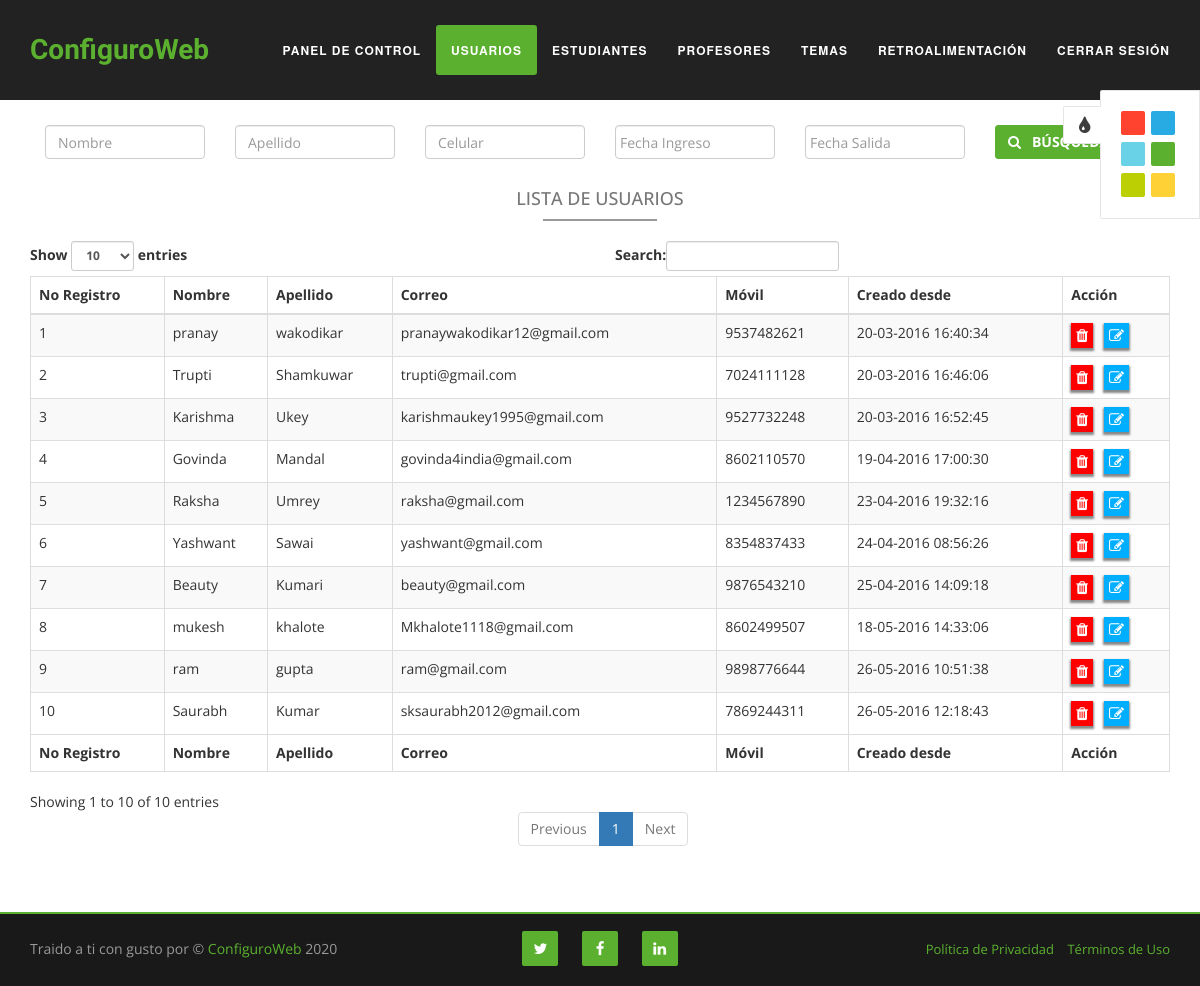
Screenshot of /userlist.php (signed in) with the database file from the repository.
### tables this page shows
CREATE TABLE `users` (
  `id` int(11) NOT NULL,
  `fname` varchar(100) NOT NULL,
  `lname` varchar(100) NOT NULL,
  `mobile` varchar(14) NOT NULL,
  `address` text NOT NULL,
  `gender` varchar(10) NOT NULL,
  `email` varchar(100) NOT NULL,
  `dob` datetime NOT NULL,
  `password` varchar(200) NOT NULL,
  `question` varchar(200) NOT NULL,
  `answer` varchar(200) NOT NULL,
  `role` varchar(50) NOT NULL,
  `imgurl` varchar(200) NOT NULL,
  `status` int(11) NOT NULL,
  `created` datetime NOT NULL,
  `modified` datetime NOT NULL
);

### classes/Connection.php (called while the page is built, shortened)
<?php
class Connection {
        private $host = "localhost";
        private $user = "root";
        private $password = "";
        private $database = "template";
        public function getConnection(){
            $conn = new mysqli($this->host, $this->user, $this->password, $this->database);
            return $conn;
        }
        public function allSelect($query){
            $conn = $this->getConnection();
            $result = $conn->query($query);
            return $result;
        }
}

### classes/Users.php (called while the page is built, shortened)
<?php
include_once 'Connection.php';
class Users{
    public function selectAllUser(){
        $connection = new Connection();
        $query = "SELECT * FROM users ";
        $result = $connection->allSelect($query);
        return $result;
    }
}

### userlist.php (the view, shortened to what this page needs)
<?php
    include_once "classes/Users.php";
    $user = new Users();
    if(isset($_POST['fname'])){
        $user->setFname($_POST['fname']);
        $user->setLname($_POST['lname']);
        $user->setMobile($_POST['mobile']);
        $start = $_POST['start'];
        $end = $_POST['end'];
        $result = $user->selectUserByDate($start,$end);
    }else{
        $result = $user->selectAllUser();
    }
include  "header.php";
?>
<link rel="stylesheet" href="css/header.css" >
        <section id="feature" class="feature-section first-section">
            <div class="container">
                <div class="row" style="margin-top: 10px">
                    <div class="col-md-12">
                        <form method="post">
                            <div class='col-md-2'>
                                <input type='text' class="form-control" placeholder="Nombre" name="fname">
                            </div>
                            <div class='col-md-2'>
                                <input type='text' class="form-control" placeholder="Apellido" name="lname">
                            </div>
                            <div class='col-md-2'>
                                <input type='text' class="form-control" placeholder="Celular" name="mobile">
                            </div>
                            <div class='col-md-2'>
                                <input type='text' class="form-control date datepicker" placeholder="Fecha Ingreso" name="start" data-provide="datepicker" data-date-format="dd-mm-yyyy">
                            </div>
                            <div class='col-md-2'>
                                <input type='text' class="form-control date datepicker" placeholder="Fecha Salida" name="end" data-provide="datepicker" data-date-format="dd-mm-yyyy">
                            </div>
                            <div class='col-md-2'>
                                <button type="submit" name="search" class="btn btn-primary"><strong><span class="fa fa-search"></span> &nbsp;&nbsp;Búsqueda</strong></button>
                            </div>
                        </form>
                    </div>
                </div>
                <div class="row">
                    <div class="col-md-12">
                        <div class="welcome-section">
                                <h4 class="text-center"> Lista de Usuarios </h4>
                                <div class="border"></div>
                                <br/>
                                <table id="example" class="table table-striped table-bordered" cellspacing="0" width="100%">
                                    <thead>
                                        <tr>
                                            <th>No Registro</th>
                                            <th>Nombre</th>
                                            <th>Apellido</th>
                                            <th>Correo</th>
                                            <th>Móvil</th>
                                            <th>Creado desde</th>
                                            <th>Acción </th>
                                        </tr>
                                    </thead>
                                    <tfoot>
                                        <tr>
                                            <th>No Registro</th>
                                            <th>Nombre</th>
                                            <th>Apellido</th>
                                            <th>Correo</th>
                                            <th>Móvil</th>
                                            <th>Creado desde</th>
                                            <th>Acción </th>
                                        </tr>
                                    </tfoot>
                                    <tbody>
                                        <?php if($result->num_rows > 0) {
                                                $count=1;
                                                while ($row = $result->fetch_assoc()) {
                                            ?>
                                        <tr>
                                            <td><?php echo $count; ?></td>
                                            <td><?php echo $row['fname']; ?></td>
                                            <td><?php echo $row['lname']; ?></td>
                                            <td><?php echo $row['email']; ?></td>
                                            <td><?php echo $row['mobile']; ?></td>
                                            <td><?php echo date('d-m-Y H:i:s',strtotime($row['created'])); ?></td>
                                            <td>
                                                <a href="deleteuser.php?id=<?php echo $row['id']; ?>" title="eliminar"><span class='fa fa-trash sp'></span></a>&nbsp;&nbsp;
                                                <a href="edituser.php?id=<?php echo $row['id']; ?>" title="editar"><span class='fa fa-edit sp'></span></a>&nbsp;&nbsp;
                                            </td>
                                        </tr>
                                        <?php
                                            $count++;
                                                }
                                        } ?>
                                    </tbody>
                                </table>
                        </div>
                    </div>
                    <div class="col-md-6 col-xs-12"></div>
                </div>
            </div>
        </section>
<?php include "footer.php"; ?>

### css/style.css (style rules this page uses)
body { overflow-x: hidden; font-family: 'Open Sans', sans-serif; }
a, a:hover, a:focus, a:active, a.active { outline: 0; }
h1, h2, h3, h4, h5, h6 { text-transform: uppercase; }
.btn-primary { text-transform: uppercase; font-weight: 300; color: #fff; -webkit-border-radius:3px; -moz-border-radius:3px; -o-border-radius:3px; border-radius:3px; -webkit-transition: all 0.3s; -moz-transition: all 0.3s; -o-transition: all 0.3s; transition: all 0.3s; }
.feature-section { padding-top: 100px; }
.welcome-section { padding-bottom: 40px; }
.border { border-top: 1px solid #999; border-bottom: 1px solid #999; margin: 0 45%; -webkit-transition: all 0.3s; -moz-transition: all 0.3s; -o-transition: all 0.3s; transition: all 0.3s; }
.welcome-section h4 { padding-top: 20px; color: #777; }

### css/color/green.css (style rules this page uses)
a { color: #5BB12F; }
.btn-primary { border-color: #5BB12F; background-color: #5BB12F; }

### css/color/light-red.css (style rules this page uses)
a { color: #FF432E; }
.btn-primary { border-color: #FF432E; background-color: #FF432E; }

### css/color/blue.css (style rules this page uses)
a { color: #28ABE3; }
.btn-primary { border-color: #28ABE3; background-color: #28ABE3; }

### css/color/light-blue.css (style rules this page uses)
a { color: #69D2E7; }
.btn-primary { border-color: #69D2E7; background-color: #69D2E7; }

### css/color/yellow.css (style rules this page uses)
a { color: #FED136; }
.btn-primary { border-color: #FED136; background-color: #FED136; }

### css/color/light-green.css (style rules this page uses)
a { color: #BCCF02; }
.btn-primary { border-color: #BCCF02; background-color: #BCCF02; }

### css/custom.css (style rules this page uses)
.fa.fa-trash.sp { background: red none repeat scroll 0 0; }
.sp { box-shadow: 0 2px 2px 1px #888; color: #fff; padding: 5px; font-size: 15px; }
.fa.fa-edit.sp { background: #00aeff; }

### css/datepicker.css (style rules this page uses)
.datepicker { padding: 4px; -webkit-border-radius: 4px; -moz-border-radius: 4px; border-radius: 4px; direction: ltr; }

### css/header.css (style rules this page uses)
.first-section { padding-top:115px; }

### rows the page displays
users: fname "pranay", lname "wakodikar", email "pranaywakodikar12@gmail.com", mobile "9537482621", created "20-03-2016 16:40:34"
users: fname "Trupti", lname "Shamkuwar", email "trupti@gmail.com", mobile "7024111128", created "20-03-2016 16:46:06"
users: fname "Karishma", lname "Ukey", email "karishmaukey1995@gmail.com", mobile "9527732248", created "20-03-2016 16:52:45"
users: fname "Govinda", lname "Mandal", email "govinda4india@gmail.com", mobile "8602110570", created "19-04-2016 17:00:30"
users: fname "Raksha", lname "Umrey", email "raksha@gmail.com", mobile "1234567890", created "23-04-2016 19:32:16"
users: fname "Yashwant", lname "Sawai", email "yashwant@gmail.com", mobile "8354837433", created "24-04-2016 08:56:26"
users: fname "Beauty", lname "Kumari", email "beauty@gmail.com", mobile "9876543210", created "25-04-2016 14:09:18"
users: fname "mukesh", lname "khalote", email "Mkhalote1118@gmail.com", mobile "8602499507", created "18-05-2016 14:33:06"
users: fname "ram", lname "gupta", email "ram@gmail.com", mobile "9898776644", created "26-05-2016 10:51:38"
users: fname "Saurabh", lname "Kumar", email "sksaurabh2012@gmail.com", mobile "7869244311", created "26-05-2016 12:18:43"
